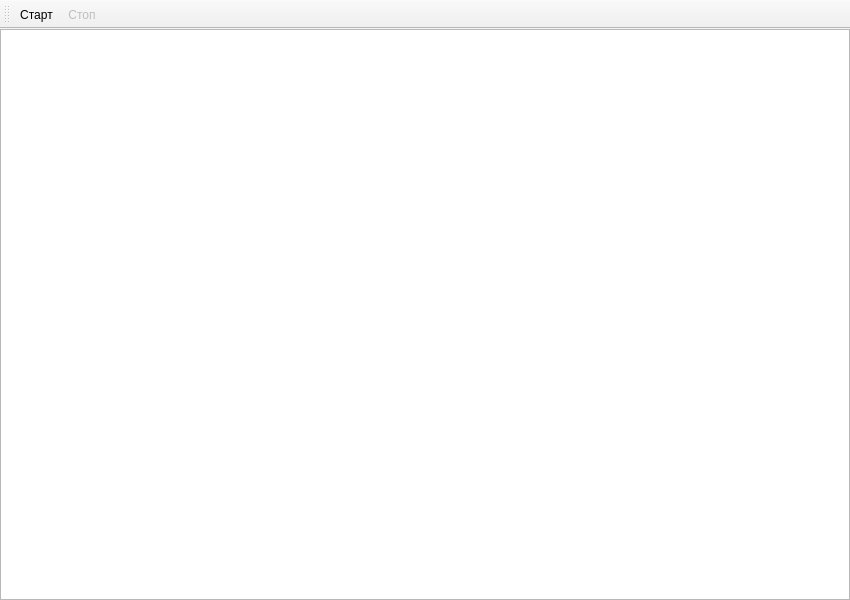
<?xml version="1.0" encoding="UTF-8"?>
<ui version="4.0">
 <class>MainWindow</class>
 <widget class="QMainWindow" name="MainWindow">
  <property name="geometry">
   <rect>
    <x>0</x>
    <y>0</y>
    <width>850</width>
    <height>600</height>
   </rect>
  </property>
  <property name="windowTitle">
   <string>Sherlock</string>
  </property>
  <widget class="QWidget" name="centralwidget">
   <layout class="QVBoxLayout" name="verticalLayout">
    <property name="spacing">
     <number>0</number>
    </property>
    <property name="leftMargin">
     <number>0</number>
    </property>
    <property name="topMargin">
     <number>0</number>
    </property>
    <property name="rightMargin">
     <number>0</number>
    </property>
    <property name="bottomMargin">
     <number>0</number>
    </property>
    <item>
     <widget class="QTableView" name="tableView">
      <property name="editTriggers">
       <set>QAbstractItemView::NoEditTriggers</set>
      </property>
      <property name="selectionMode">
       <enum>QAbstractItemView::SingleSelection</enum>
      </property>
      <property name="sortingEnabled">
       <bool>false</bool>
      </property>
      <attribute name="verticalHeaderVisible">
       <bool>false</bool>
      </attribute>
     </widget>
    </item>
   </layout>
  </widget>
  <widget class="QToolBar" name="toolBar">
   <property name="windowTitle">
    <string>toolBar</string>
   </property>
   <attribute name="toolBarArea">
    <enum>TopToolBarArea</enum>
   </attribute>
   <attribute name="toolBarBreak">
    <bool>false</bool>
   </attribute>
   <addaction name="action_start"/>
   <addaction name="action_stop"/>
  </widget>
  <action name="action_start">
   <property name="text">
    <string>Старт</string>
   </property>
  </action>
  <action name="action_stop">
   <property name="enabled">
    <bool>false</bool>
   </property>
   <property name="text">
    <string>Стоп</string>
   </property>
  </action>
 </widget>
 <resources/>
 <connections/>
</ui>
